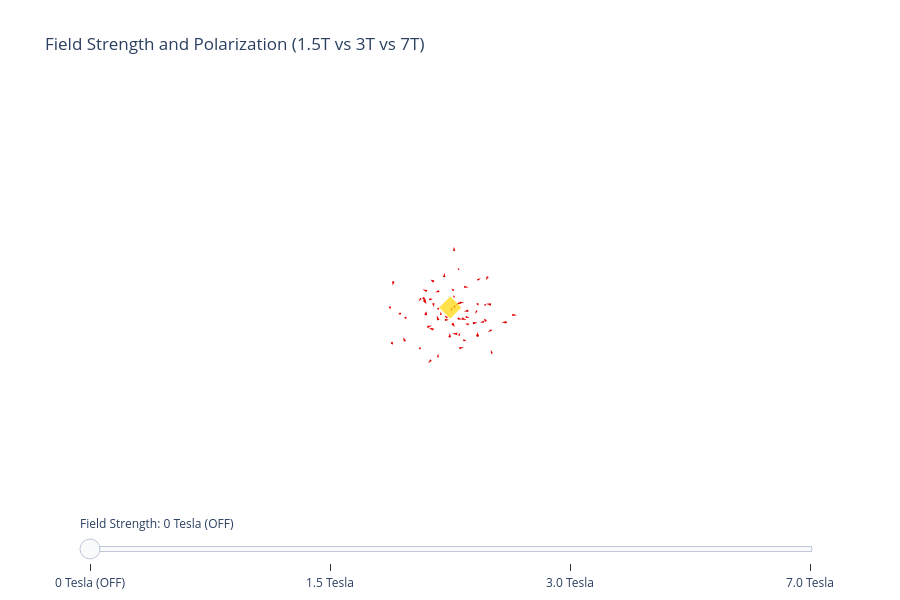

Notebook code cell kept with this figure:
### Code cell
#| label: fig2

import numpy as np
import plotly.graph_objects as go

# 1. Setup
n_spins = 60
np.random.seed(42)

# Random positions for the protons in a 3D sphere
phi_pos = np.random.uniform(0, 2*np.pi, n_spins)
costheta_pos = np.random.uniform(-1, 1, n_spins)
theta_pos = np.arccos(costheta_pos)
r = np.random.uniform(0.3, 1.2, n_spins)

x_pos = r * np.sin(theta_pos) * np.cos(phi_pos)
y_pos = r * np.sin(theta_pos) * np.sin(phi_pos)
z_pos = r * np.cos(theta_pos)

# 2. Consistent Flip Thresholds and Wobble
flip_thresholds = np.random.uniform(0, 1, n_spins)
u_wobble = np.random.uniform(-0.25, 0.25, n_spins)
v_wobble = np.random.uniform(-0.25, 0.25, n_spins)

# 3. Define B0 states and corresponding "Up" ratios
b0_states = [0.0, 1.5, 3.0, 7.0]
up_ratios = {0.0: 0.5, 1.5: 0.65, 3.0: 0.85, 7.0: 0.98}

frames = []
steps = []

for b0 in b0_states:
    ratio = up_ratios[b0]
    
    if b0 == 0.0:
        u = np.random.uniform(-1, 1, n_spins)
        v = np.random.uniform(-1, 1, n_spins)
        w = np.random.uniform(-1, 1, n_spins)
        net_z = 0.0
        state_label = "0 Tesla (OFF)"
    else:
        w = np.where(flip_thresholds < ratio, 1.0, -1.0)
        u = u_wobble.copy()
        v = v_wobble.copy()
        
        # Calculate actual net vector, scaled for high visual impact
        net_z = (np.sum(w) / n_spins) * 2.8 
        state_label = f"{b0} Tesla"
        
    norms = np.sqrt(u**2 + v**2 + w**2)
    u, v, w = u/norms, v/norms, w/norms
        
    # Trace for individual protons
    protons = go.Cone(
        x=x_pos, y=y_pos, z=z_pos,
        u=u, v=v, w=w,
        sizemode="absolute", sizeref=0.25, 
        colorscale=[[0, 'blue'], [0.5, 'gray'], [1, 'red']], 
        cmin=-1, cmax=1,
        showscale=False,
        name="Individual Protons"
    )
    
    # Trace for Net Magnetization (Solid 3D Line with Diamond tip)
    net_vector = go.Scatter3d(
        x=[0, 0], y=[0, 0], z=[0, net_z],
        mode='lines+markers',
        line=dict(color='gold', width=15),
        marker=dict(size=[0, 15], color='gold', symbol='diamond'),
        name="Net Magnetization"
    )
    
    frames.append(go.Frame(data=[protons, net_vector], name=state_label))
    
    steps.append(dict(
        method="animate",
        args=[[state_label], {"mode": "immediate", "frame": {"duration": 800, "redraw": True}, "transition": {"duration": 500}}],
        label=state_label
    ))

# 4. Layout
fig = go.Figure(data=frames[0].data, frames=frames)

# CRITICAL FIX: Lock the axis ranges to prevent auto-zooming
fig.update_layout(
    scene=dict(
        xaxis=dict(visible=False, range=[-1.5, 1.5]),
        yaxis=dict(visible=False, range=[-1.5, 1.5]),
        zaxis=dict(visible=False, range=[-1.5, 3.0]),
        aspectmode='cube'
    ),
    sliders=[dict(active=0, currentvalue={"prefix": "Field Strength: "}, pad={"t": 50}, steps=steps)],
    height=600,
    title="Field Strength and Polarization (1.5T vs 3T vs 7T)"
)

fig

### Figure 1 — Plotly figure (JSON) as saved in the notebook; plotly's stock layout.template omitted (floating-point values rounded to 4 significant figures)
{"data": [{"cmax": 1, "cmin": -1, "colorscale": [[0, "blue"], [0.5, "gray"], [1, "red"]], "name": "Individual Protons", "showscale": false, "sizemode": "absolute", "sizeref": 0.25, "type": "cone", "u": [-0.3308, 0.3793, -0.101, 0.3364, 0.7, -0.2712, 0.7093, 0.6732, -0.5398, -0.6187, -0.7429, -0.8585, -0.8493, 0.3399, -0.7165, -0.5884, 0.6209, -0.6681, 0.5195, -0.3219, -0.6387, 0.3739, 0.4919, 0.7436, 0.5433, 0.4763, -0.324, -0.6182, 0.4732, 0.5436, 0.8535, -0.6562, -0.2797, 0.4511, -0.2571, 0.6728, 0.5795, -0.2218, 0.3558, 0.4416, -0.7098, 0.9035, 0.009902, 0.6799, -0.2997, 0.9507, -0.4331, -0.749, 0.6129, -0.5697, -0.2976, 0.5486, 0.5553, 0.1828, 0.4382, -0.07741, -0.3512, -0.5527, 0.3434, 0.5619], "v": [0.8626, 0.7666, -0.9888, -0.04115, -0.7015, 0.1179, -0.08993, 0.6439, -0.2645, -0.5502, -0.6643, 0.466, 0.2476, -0.7409, -0.6949, 0.6532, -0.7692, 0.4511, 0.3407, -0.6178, -0.6944, 0.9249, -0.4796, -0.2548, 0.7229, 0.702, 0.7224, 0.4856, -0.2337, -0.7379, 0.4823, 0.4386, -0.1656, 0.6631, -0.628, -0.01152, -0.7901, -0.0979, -0.6292, -0.6613, -0.684, 0.3349, 0.4638, 0.1736, 0.7698, -0.3008, -0.8376, 0.5644, -0.4179, 0.6457, -0.8036, 0.5727, -0.563, 0.9734, 0.09208, 0.7402, -0.7239, 0.1737, 0.934, 0.05142], "w": [0.3828, 0.5181, -0.11, 0.9408, 0.1337, 0.9553, -0.6991, -0.3637, 0.7992, 0.5607, -0.08251, 0.2141, -0.4662, -0.5793, -0.06066, -0.4766, 0.1506, -0.5918, 0.7836, 0.7175, 0.3315, 0.06861, -0.7266, 0.6182, 0.4269, -0.5295, 0.6108, 0.6181, 0.8494, 0.3999, 0.1974, -0.614, 0.9457, 0.5974, -0.7345, -0.7397, -0.1997, 0.9702, 0.691, -0.6064, 0.1683, -0.2673, 0.8859, 0.7125, 0.5635, -0.07525, -0.333, -0.347, -0.6707, 0.5084, 0.5154, 0.6091, 0.6121, 0.138, 0.8941, 0.6679, 0.5938, -0.8151, -0.09843, -0.8256], "x": [-0.7057, 0.9372, -0.04986, -0.3112, 0.2528, 0.3798, 0.6736, 0.5709, -0.1295, -0.04501, 0.562, 0.3918, 0.02993, 0.1098, 0.4344, 0.2134, -0.2153, -0.4826, -0.5474, -0.1926, -0.6118, 0.3266, -0.1841, -0.186, -0.4956, 0.06843, 0.2344, -0.7205, -0.1832, 0.5267, -0.5658, 0.2233, 0.337, 0.6973, 0.9745, 0.1858, -0.3041, 0.7971, -0.06496, -0.5514, 0.1586, -0.8357, 0.7892, 0.6585, -0.01218, -0.4754, -0.219, -0.3989, -0.2708, 0.1765, 0.8104, 0.03642, 0.3613, 0.3133, -0.6932, 0.2697, 0.622, 0.1681, 0.6796, -0.1926], "y": [0.7098, -0.2999, -0.4389, -0.2221, 0.3772, 0.5664, 0.2574, -0.638, -0.09548, -0.1669, 0.07309, -0.07498, -0.05252, 0.4554, 0.9512, 0.4799, 0.6072, -0.07567, 0.2495, 0.7268, -0.5182, 0.3922, 0.679, 0.2073, 0.1404, -0.3046, 0.7165, -0.06461, -0.1202, 0.1582, -0.4536, 0.4094, 0.146, -0.232, -0.2138, -0.4833, 0.8513, 0.5615, -0.1481, 0.2177, 0.1528, 0.02533, 0.1732, -0.4219, 0.2205, -0.776, 0.5362, -0.05057, -0.08183, 0.4068, -0.1568, -0.2287, -0.1444, -0.2435, -0.4898, -0.1442, 0.3865, 0.4761, 0.1985, 0.376], "z": [-0.2286, -0.506, 0.3854, -0.1143, -0.2213, 0.05844, -0.7442, 0.6495, -0.2606, 0.7397, 0.3679, -0.3012, -0.4034, 0.381, 0.4752, 0.2706, 0.4161, -0.7946, -0.1776, -0.9024, 0.8469, 0.1299, -0.2528, -0.4982, -0.2103, -0.1165, 0.3897, 0.207, 0.2682, -0.03061, -0.8502, 0.2199, 0.2245, 0.09075, 0.6433, -0.006426, 0.04114, -0.1428, -0.4877, -0.7492, -0.5913, 0.2371, -0.3231, 0.01341, 0.3108, -0.5274, -0.1055, 0.2391, -0.1826, -0.7037, -0.3826, -0.2134, 0.6539, 0.3105, 0.235, 0.3395, 0.5599, -0.4062, 0.8974, 0.03334]}, {"line": {"color": "gold", "width": 15}, "marker": {"color": "gold", "size": [0, 15], "symbol": "diamond"}, "mode": "lines+markers", "name": "Net Magnetization", "type": "scatter3d", "x": [0, 0], "y": [0, 0], "z": [0, 0]}], "layout": {"height": 600, "scene": {"aspectmode": "cube", "xaxis": {"range": [-1.5, 1.5], "visible": false}, "yaxis": {"range": [-1.5, 1.5], "visible": false}, "zaxis": {"range": [-1.5, 3], "visible": false}}, "sliders": [{"active": 0, "currentvalue": {"prefix": "Field Strength: "}, "pad": {"t": 50}, "steps": [{"args": [["0 Tesla (OFF)"], {"frame": {"duration": 800, "redraw": true}, "mode": "immediate", "transition": {"duration": 500}}], "label": "0 Tesla (OFF)", "method": "animate"}, {"args": [["1.5 Tesla"], {"frame": {"duration": 800, "redraw": true}, "mode": "immediate", "transition": {"duration": 500}}], "label": "1.5 Tesla", "method": "animate"}, {"args": [["3.0 Tesla"], {"frame": {"duration": 800, "redraw": true}, "mode": "immediate", "transition": {"duration": 500}}], "label": "3.0 Tesla", "method": "animate"}, {"args": [["7.0 Tesla"], {"frame": {"duration": 800, "redraw": true}, "mode": "immediate", "transition": {"duration": 500}}], "label": "7.0 Tesla", "method": "animate"}]}], "title": {"text": "Field Strength and Polarization (1.5T vs 3T vs 7T)"}}}
